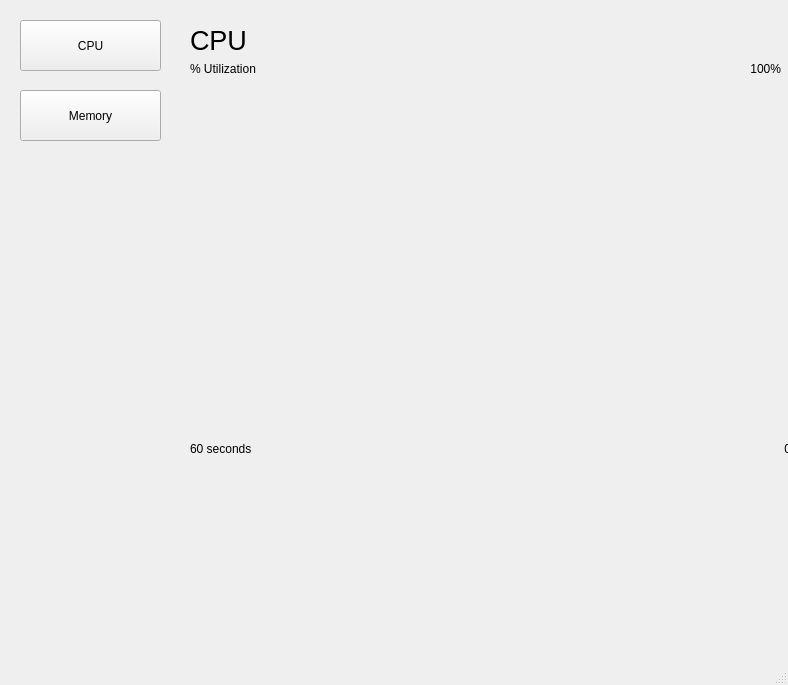
<?xml version="1.0" encoding="UTF-8"?>
<ui version="4.0">
 <class>MainWindow</class>
 <widget class="QMainWindow" name="MainWindow">
  <property name="geometry">
   <rect>
    <x>0</x>
    <y>0</y>
    <width>788</width>
    <height>685</height>
   </rect>
  </property>
  <property name="windowTitle">
   <string>MainWindow</string>
  </property>
  <widget class="QWidget" name="centralwidget">
   <widget class="QWidget" name="leftColumn" native="true">
    <property name="geometry">
     <rect>
      <x>0</x>
      <y>0</y>
      <width>181</width>
      <height>661</height>
     </rect>
    </property>
    <widget class="QPushButton" name="btnCpu">
     <property name="geometry">
      <rect>
       <x>20</x>
       <y>20</y>
       <width>141</width>
       <height>51</height>
      </rect>
     </property>
     <property name="text">
      <string>CPU</string>
     </property>
    </widget>
    <widget class="QPushButton" name="btnMemory">
     <property name="geometry">
      <rect>
       <x>20</x>
       <y>90</y>
       <width>141</width>
       <height>51</height>
      </rect>
     </property>
     <property name="text">
      <string>Memory</string>
     </property>
    </widget>
   </widget>
   <widget class="QStackedWidget" name="content">
    <property name="geometry">
     <rect>
      <x>180</x>
      <y>0</y>
      <width>621</width>
      <height>661</height>
     </rect>
    </property>
    <property name="currentIndex">
     <number>1</number>
    </property>
    <widget class="QWidget" name="pageMemory">
     <widget class="QWidget" name="horizontalLayoutWidget_2">
      <property name="geometry">
       <rect>
        <x>10</x>
        <y>20</y>
        <width>601</width>
        <height>41</height>
       </rect>
      </property>
      <layout class="QHBoxLayout" name="topBarMamoryLayout">
       <item>
        <widget class="QLabel" name="pageMemoryTitle">
         <property name="font">
          <font>
           <pointsize>20</pointsize>
          </font>
         </property>
         <property name="text">
          <string>Memory</string>
         </property>
        </widget>
       </item>
       <item>
        <widget class="QLabel" name="availableMemory">
         <property name="font">
          <font>
           <pointsize>13</pointsize>
          </font>
         </property>
         <property name="text">
          <string/>
         </property>
         <property name="alignment">
          <set>Qt::AlignmentFlag::AlignBottom|Qt::AlignmentFlag::AlignRight|Qt::AlignmentFlag::AlignTrailing</set>
         </property>
        </widget>
       </item>
      </layout>
     </widget>
    </widget>
    <widget class="QWidget" name="pageCpu">
     <widget class="QWidget" name="horizontalLayoutWidget">
      <property name="geometry">
       <rect>
        <x>10</x>
        <y>20</y>
        <width>591</width>
        <height>41</height>
       </rect>
      </property>
      <layout class="QHBoxLayout" name="topBarCpuLayout">
       <item>
        <widget class="QLabel" name="pageCpuTitle">
         <property name="sizePolicy">
          <sizepolicy hsizetype="Expanding" vsizetype="Preferred">
           <horstretch>0</horstretch>
           <verstretch>0</verstretch>
          </sizepolicy>
         </property>
         <property name="font">
          <font>
           <pointsize>20</pointsize>
          </font>
         </property>
         <property name="layoutDirection">
          <enum>Qt::LayoutDirection::LeftToRight</enum>
         </property>
         <property name="text">
          <string>CPU</string>
         </property>
         <property name="alignment">
          <set>Qt::AlignmentFlag::AlignLeading|Qt::AlignmentFlag::AlignLeft|Qt::AlignmentFlag::AlignVCenter</set>
         </property>
        </widget>
       </item>
       <item>
        <widget class="QLabel" name="cpuName">
         <property name="sizePolicy">
          <sizepolicy hsizetype="Expanding" vsizetype="Preferred">
           <horstretch>0</horstretch>
           <verstretch>0</verstretch>
          </sizepolicy>
         </property>
         <property name="font">
          <font>
           <pointsize>13</pointsize>
          </font>
         </property>
         <property name="text">
          <string/>
         </property>
         <property name="alignment">
          <set>Qt::AlignmentFlag::AlignBottom|Qt::AlignmentFlag::AlignRight|Qt::AlignmentFlag::AlignTrailing</set>
         </property>
        </widget>
       </item>
      </layout>
     </widget>
     <widget class="QChartView" name="cpuUsageGraph" native="true">
      <property name="geometry">
       <rect>
        <x>10</x>
        <y>77</y>
        <width>601</width>
        <height>361</height>
       </rect>
      </property>
      <property name="sizePolicy">
       <sizepolicy hsizetype="Expanding" vsizetype="Expanding">
        <horstretch>0</horstretch>
        <verstretch>0</verstretch>
       </sizepolicy>
      </property>
      <property name="sizeIncrement">
       <size>
        <width>0</width>
        <height>0</height>
       </size>
      </property>
      <property name="baseSize">
       <size>
        <width>0</width>
        <height>0</height>
       </size>
      </property>
      <property name="autoFillBackground">
       <bool>false</bool>
      </property>
     </widget>
     <widget class="QWidget" name="horizontalLayoutWidget_3">
      <property name="geometry">
       <rect>
        <x>10</x>
        <y>60</y>
        <width>591</width>
        <height>18</height>
       </rect>
      </property>
      <layout class="QHBoxLayout" name="cpuTopLegenda">
       <item>
        <widget class="QLabel" name="cpuUtilizationLabel">
         <property name="text">
          <string>% Utilization</string>
         </property>
        </widget>
       </item>
       <item>
        <widget class="QLabel" name="cpuMaximumPercentageUtilizationLabel">
         <property name="text">
          <string>100%</string>
         </property>
         <property name="alignment">
          <set>Qt::AlignmentFlag::AlignRight|Qt::AlignmentFlag::AlignTrailing|Qt::AlignmentFlag::AlignVCenter</set>
         </property>
        </widget>
       </item>
      </layout>
     </widget>
     <widget class="QWidget" name="horizontalLayoutWidget_4">
      <property name="geometry">
       <rect>
        <x>10</x>
        <y>440</y>
        <width>601</width>
        <height>18</height>
       </rect>
      </property>
      <layout class="QHBoxLayout" name="cpuBottomLegenda">
       <item>
        <widget class="QLabel" name="cpuHorizontalAxisSecondsLabel">
         <property name="text">
          <string>60 seconds</string>
         </property>
        </widget>
       </item>
       <item>
        <widget class="QLabel" name="cpuMinimumPercentageUtilizationLabel">
         <property name="text">
          <string>0</string>
         </property>
         <property name="alignment">
          <set>Qt::AlignmentFlag::AlignRight|Qt::AlignmentFlag::AlignTrailing|Qt::AlignmentFlag::AlignVCenter</set>
         </property>
        </widget>
       </item>
      </layout>
     </widget>
     <widget class="QWidget" name="horizontalLayoutWidget_5">
      <property name="geometry">
       <rect>
        <x>10</x>
        <y>460</y>
        <width>601</width>
        <height>181</height>
       </rect>
      </property>
      <layout class="QHBoxLayout" name="cpuBottomInformationLayout"/>
     </widget>
    </widget>
   </widget>
  </widget>
  <widget class="QMenuBar" name="menubar">
   <property name="geometry">
    <rect>
     <x>0</x>
     <y>0</y>
     <width>788</width>
     <height>21</height>
    </rect>
   </property>
  </widget>
  <widget class="QStatusBar" name="statusbar"/>
 </widget>
 <customwidgets>
  <customwidget>
   <class>QChartView</class>
   <extends>QWidget</extends>
   <header location="global">QtCharts/QChartView</header>
   <container>1</container>
  </customwidget>
 </customwidgets>
 <resources/>
 <connections/>
</ui>
